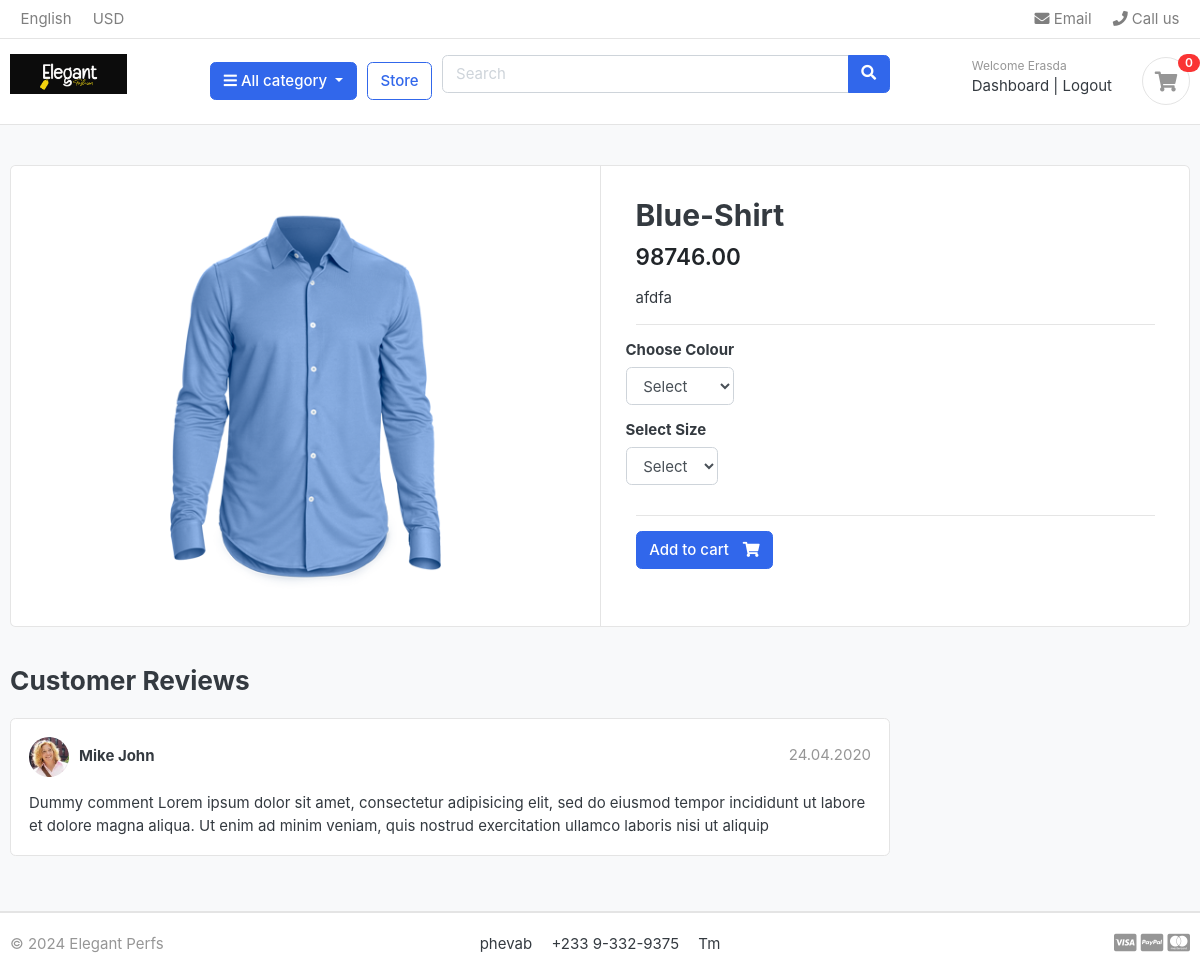
Screenshot of /store/category/shirt/blue-shirt/ (signed in) with the database file from the repository.
### accounts/models.py (models this page shows, shortened)
class Account(AbstractBaseUser, PermissionsMixin):
    first_name = models.CharField(max_length=50)
    last_name = models.CharField(max_length=50)
    username = models.CharField(max_length=50, unique=True)
    email = models.EmailField(max_length=100, unique=True)
    phone_number = PhoneNumberField(blank=True)
    region = models.CharField(max_length=2, choices=REGIONS_CHOICES, blank=True)
    date_joined = models.DateTimeField(auto_now_add=True)
    last_login = models.DateTimeField(auto_now=True)
    is_admin = models.BooleanField(default=False)
    is_staff = models.BooleanField(default=False)
    is_active = models.BooleanField(default=False)
    is_superuser = models.BooleanField(default=False)  # Add this line for is_superuser
    USERNAME_FIELD = 'email'
    REQUIRED_FIELDS = ["username", "first_name", "last_name"]
    objects = MyAccountManager()

### store/models.py (models this page shows, shortened)
class Product(models.Model):
    product_name = models.CharField(max_length=200, unique=True)
    slug = models.SlugField(max_length=200, unique=True)
    description = models.TextField(max_length=200, unique=True)
    price = MoneyField(max_digits=10, decimal_places=2, default_currency='GHC')
    old_price = MoneyField(max_digits=10, decimal_places=2, default_currency='GHC')
    images = models.ImageField(upload_to='photos/products')
    is_available = models.BooleanField(default=True)
    category = models.ForeignKey(Category, on_delete=models.CASCADE )
    stock = models.PositiveIntegerField(default=0)
    created_date = models.DateTimeField(auto_now_add=True)
    modified_date = models.DateTimeField(auto_now=True)

### store/views.py (the view)
# urls.py: path('category/<slug:category_slug>/<slug:product_slug>/',views.product_detail, name='product_detail'),
def product_detail(request, category_slug, product_slug):
    try:
        single_product = Product.objects.get(category__slug=category_slug, slug=product_slug)
        in_cart = CartItem.objects.filter(cart__cart_id = _cart_id(request), product=single_product).exists()
    except Exception as e:
        raise e
    context={
        'single_product':single_product,
        'in_cart' : in_cart
    }
    return render(request, 'product_detail.html', context)

### carts/context_processors.py (called while the page is built)
def counter(request):
    cart_count = 0
    if 'admin' in request.path:
        return{}
    else:
        try:
            cart = Cart.objects.filter(cart_id = _cart_id(request))
            cart_items = CartItem.objects.all().filter(cart=cart[:1])
            for cart_item in cart_items:
                cart_count = cart_count + cart_item.quantity
        except Cart.DoesNotExist:
            cart_count = 0
    return dict(cart_count=cart_count)

### carts/views.py (called while the page is built)
def _cart_id(request):
    cart = request.session.session_key
    if not cart:
        cart = request.session.create()
    return cart

### category/context_processors.py (called while the page is built)
def menu_links(request):
    links = Category.objects.all()
    return dict(links=links)

### category/models.py (called while the page is built)
    def get_url(self):
        return reverse('products_by_category',args=[self.slug])

### store/models.py (called while the page is built)
    def colours(self):
        return super(VariationManager, self).filter(variation_category = 'colour', is_active = True)

    def sizes(self):
        return super(VariationManager, self).filter(variation_category = 'size', is_active = True)

### templates/product_detail.html (shortened to what this page needs)
{% extends 'base.html' %} {% load static %} {% block content %}
<section class="section-content padding-y bg">
  <div class="container">
    <div class="card">
      <div class="row no-gutters">
        <aside class="col-md-6">
          <article class="gallery-wrap">
            <div class="img-big-wrap">
              <a href="{{product.get_url}}">
                <img src="{{single_product.images.url}}" />
              </a>
            </div>
          </article>
        </aside>
        <main class="col-md-6 border-left">
          <form action="{% url 'add_cart' single_product.id %}" method="POST">
            <article class="content-body">
              <h2 class="title">{{single_product.product_name}}</h2>
              <div class="mb-3">
                <var class="price h4">{{single_product.price}}</var>
              </div>
              <p>{{single_product.description}}</p>
              <hr />
              <div class="row">
                <div class="item-option-select">
                  <h6>Choose Colour</h6>
                  <select name="Colour" class="form-control">
                    <option value="" disabled selected>Select</option>
                  </select>
                </div>
              </div>
              <div class="row">
                <div class="item-option-select">
                  <h6>Select Size</h6>
                  <select name="size" class="form-control">
                    <option value="" disabled selected>Select</option>
                  </select>
                </div>
              </div>
              <hr />
              {% if single_product.stock <= 0 %}
              <h5 class="text-danger">Out Of stalk</h5>
              {% else %}
              <button type="submit " class="btn btn-primary">
                <span class="text">Add to cart</span>
                <i class="fas fa-shopping-cart"></i>
              </button>
              {% endif %}
            </article>
          </form>
        </main>
      </div>
    </div>
    <br />
    <div class="row">
      <div class="col-md-9">
        <header class="section-heading">
          <h3>Customer Reviews</h3>
        </header>
        <article class="box mb-3">
          <div class="icontext w-100">
            <img
              src="{% static './images/avatars/avatar1.jpg' %}"
              class="img-xs icon rounded-circle"
            />
            <div class="text">
              <span class="date text-muted float-md-right">24.04.2020 </span>
              <h6 class="mb-1">Mike John</h6>
            </div>
          </div>
          <div class="mt-3">
            <p>
              Dummy comment Lorem ipsum dolor sit amet, consectetur adipisicing
              elit, sed do eiusmod tempor incididunt ut labore et dolore magna
              aliqua. Ut enim ad minim veniam, quis nostrud exercitation ullamco
              laboris nisi ut aliquip
            </p>
          </div>
        </article>
      </div>
    </div>
  </div>
</section>
{% endblock %}

### templates/includes/navbar.html (shortened to what this page needs)
{% load static %}
<header class="section-header">
  <nav class="navbar p-md-0 navbar-expand-sm navbar-light border-bottom">
    <div class="container">
      <div class="collapse navbar-collapse" id="navbarTop4">
        <ul class="navbar-nav mr-auto">
          <li class="nav-item dropdown">
            <a href="#" class="nav-link"> English </a>
          </li>
          <li class="nav-item dropdown">
            <a href="#" class="nav-link"> USD </a>
          </li>
        </ul>
        <ul class="navbar-nav">
          <li>
            <a href="#" class="nav-link">
              <i class="fa fa-envelope"></i> Email
            </a>
          </li>
          <li>
            <a href="#" class="nav-link">
              <i class="fa fa-phone"></i> Call us
            </a>
          </li>
        </ul>
      </div>
    </div>
  </nav>
  <section class="header-main border-bottom">
    <div class="container">
      <div class="row align-items-center">
        <div class="col-lg-2 col-md-3 col-6">
          <a href=" {% url 'home' %}" class="brand-wrap">
            <img class="logo" src="{% static './images/logo2.png' %}" />
          </a>
        </div>
        <div class="col-lg col-sm col-md col-6 flex-grow-0">
          <div class="category-wrap dropdown d-inline-block float-right">
            <button
              type="button"
              class="btn btn-primary dropdown-toggle"
              data-toggle="dropdown"
            >
              <i class="fa fa-bars"></i> All category
            </button>
          </div>
        </div>
        <a href="/store" class="btn btn-outline-primary">Store</a>
        <div class="col-lg col-md-6 col-sm-12 col">
          <form action="{% url 'search' %}" class="search" method="GET">
            <div class="input-group w-100">
              <input
                type="text"
                class="form-control"
                style="width: auto"
                placeholder="Search"
                name="keyword"
              />
              <div class="input-group-append">
                <button class="btn btn-primary" type="submit">
                  <i class="fa fa-search"></i>
                </button>
              </div>
            </div>
          </form>
        </div>
        <div class="col-lg-3 col-sm-6 col-8 order-2 order-lg-3">
          <div class="d-flex justify-content-end mb-3 mb-lg-0">
            {% if user.id is None %}
            <div class="widget-header">
              <small class="title text-muted">Welcome guest!</small>
              <div>
                <a href="{% url 'login' %}">Sign in</a>
                <span class="dark-transp"> | </span>
                <a href="{% url 'register' %}"> Register</a>
              </div>
            </div>
            {% else %}
            <div class="widget-header">
              <small class="title text-muted">Welcome {{user.first_name | capfirst }}</small>
              <div>
                <a href="{% url 'dashboard' %}">Dashboard</a>
                <span class="dark-transp"> | </span>
                <a href="{% url 'logout' %}">Logout</a>
              </div>
            </div>
            {% endif %}
            <a href="{% url 'cart' %}" class="widget-header pl-3 ml-3">
              <div class="icon icon-sm rounded-circle border">
                <i class="fa fa-shopping-cart"></i>
              </div>
              <span class="badge badge-pill badge-danger notify"
                >{{cart_count}}</span
              >
            </a>
          </div>
        </div>
      </div>
    </div>
  </section>
</header>

### static/css/ui.css (style rules this page uses)
html { font-family: "Inter", sans-serif; font-size: 15px; }
.content-body { flex: 1 1 auto; padding: 2rem 2.3rem; }
.icon-xs, .icon-sm, .icon-md, .icon-lg { display: inline-block; text-align: center; flex-shrink: 0; flex-grow: 0; }
.icon-sm { width: 48px; height: 48px; line-height: 48px !important; font-size: 20px; }
.img-xs, .img-sm, .img-md, .img-lg { -o-object-fit: cover; object-fit: cover; flex-shrink: 0; flex-grow: 0; }
.img-xs { width: 40px; height: 40px; }
.padding-y { padding-top: 40px; padding-bottom: 40px; }
var { font-style: normal; }
article:after, .form-group:after { display: block; clear: both; content: ""; }
.bg { background-color: #f8f9fa; }
.section-heading { margin-bottom: 20px; margin-top: 15px; }
p:last-child { margin-bottom: 0; }
.header-main { position: relative; padding-top: 1rem; padding-bottom: 1rem; }
.brand-wrap .logo, .navbar-brand .logo { margin-right: 7px; max-height: 42px; display: inline-block; }
.widget-header { display: inline-block; vertical-align: middle; position: relative; }
.widget-header a { color: #343a40; }
.widget-header i { color: #969696; }
.widget-header .title { display: block; }
.widget-header .notify { position: absolute; top: -3px; right: -10px; }
.btn .text + i { margin-left: 10px; }
.icontext { display: inline-flex; align-items: center; vertical-align: middle; }
.icontext .text { width: 100%; line-height: 1.2; }
.icontext .icon { position: relative; margin-right: 10px; flex-shrink: 0; flex-grow: 0; }
.notify { position: absolute; top: -4px; right: -10px; display: inline-block; padding: 0.25em 0.6em; font-size: 12px; line-height: 1; text-align: center; border-radius: 3rem; color: #fff; background-color: #fa3434; }
.price { font-weight: 600; color: #212529; }
.box { padding: 18px; background: #fff; border-radius: 0.37rem; border: 1px solid #e4e4e4; }
.box img { max-width: 100%; }
.gallery-wrap .img-big-wrap { margin-bottom: 10px; border-radius: 0.37rem; overflow: hidden; background-color: #fff; }
.gallery-wrap .img-big-wrap a { text-align: center; display: block; }
.gallery-wrap .img-big-wrap img { height: 450px; width: auto; display: inline-block; }
.item-option-select { margin-bottom: 1rem; display: inline-block; margin-right: 15px; }

### static/css/responsive.css (style rules this page uses)
@media all and (max-width: 1700px) { .section-header .logo { max-height: 40px; width: auto; } }
@media all and (max-width: 1700px) { .section-header .header-main .brand-wrap { margin-bottom: 1rem; display: inline-block; } }
@media all and (max-width: 1700px) { .section-header .header-main .search { margin-bottom: 1rem; } }

### rows the page displays
Account: first_name "Erasda"
Product: images (picture), product_name "Blue-Shirt", price "98746.00", description "afdfa"

### other values shown
{{ cart_count }} "0"
